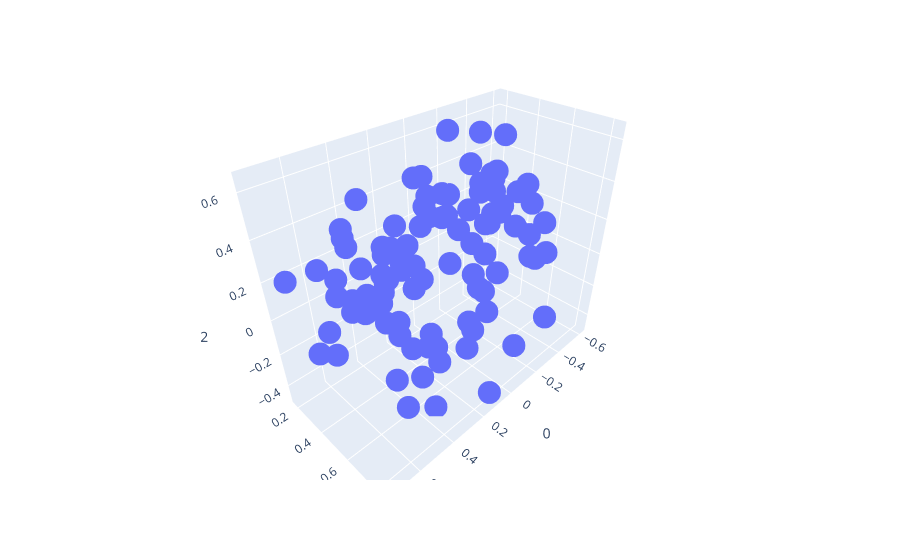

Notebook code for this chart:
### Code cell
import plotly.express as px
fig = px.scatter_3d(X[200:300],x=0,y=1,z=2)
fig.show()
